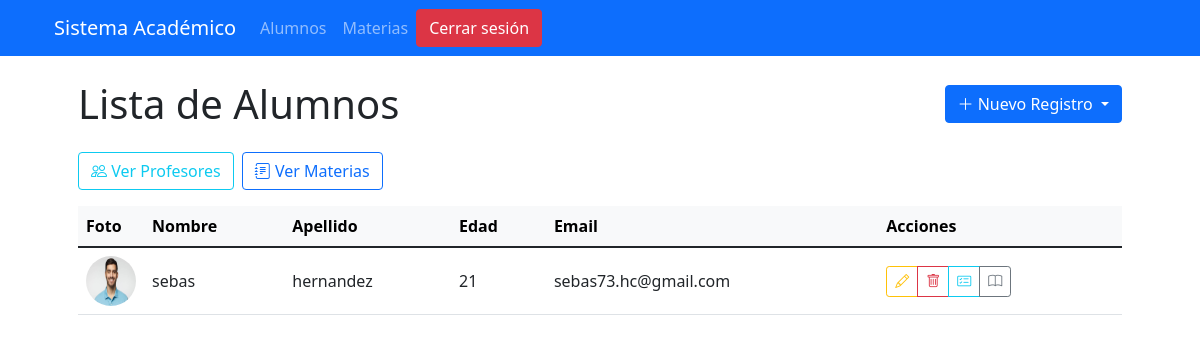
The app's page / (signed in), older data.
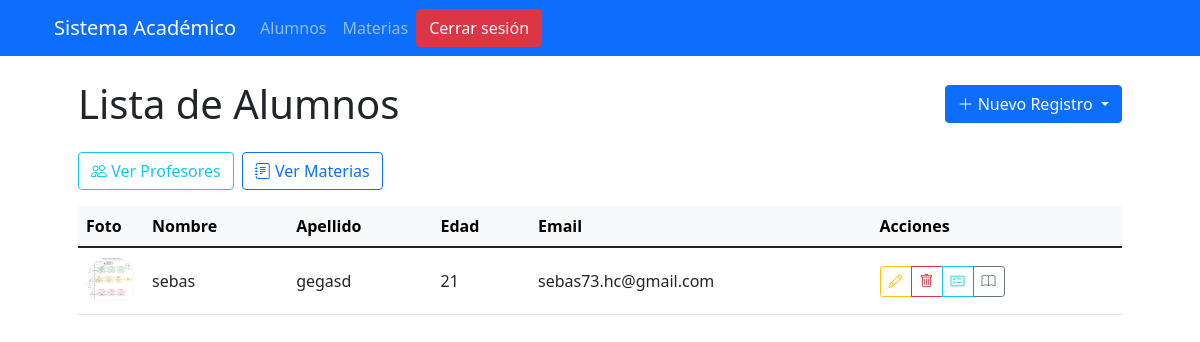
The same page, newer data.
### formulario/models.py (models this page shows, shortened)
class Alumno(models.Model):
    nombre = models.CharField(max_length=100)
    apellido = models.CharField(max_length=100)
    edad = models.PositiveIntegerField()
    direccion = models.TextField()
    email = models.EmailField(unique=True)
    telefono = models.CharField(max_length=15)
    fecha_inscripcion = models.DateField(auto_now_add=True)
    foto = models.ImageField(upload_to='estudiantes/', blank=True, null=True, verbose_name="Foto del alumno")
    matricula = models.CharField(max_length=20, unique=True, blank=True, null=True)
    class Meta:
        ordering = ['apellido', 'nombre']

### formulario/views.py (the view)
# urls.py: path('', views.lista_alumnos, name='lista_alumnos'),
@login_required
def lista_alumnos(request):
    query = request.GET.get('q')
    alumnos = Alumno.objects.all().order_by('apellido', 'nombre')
    if query:
        alumnos = alumnos.filter(
            Q(nombre__icontains=query) |
            Q(apellido__icontains=query) |
            Q(matricula__icontains=query)
        ).distinct()
    return render(request, 'alumnos/lista.html', {'alumnos': alumnos})

### formulario/templates/alumnos/lista.html (shortened to what this page needs)
{% extends 'base.html' %}
{% block content %}
<div class="container-fluid mt-3">
    <div class="d-flex justify-content-between align-items-center mb-4">
        <h1 class="mb-0">Lista de Alumnos</h1>
        <div class="dropdown">
            <button class="btn btn-primary dropdown-toggle" type="button" id="dropdownMenuButton" data-bs-toggle="dropdown" aria-expanded="false">
                <i class="bi bi-plus-lg"></i> Nuevo Registro
            </button>
        </div>
    </div>
    <div class="d-flex flex-wrap gap-2 mb-3">
        <a href="{% url 'formulario:lista_profesores' %}" class="btn btn-outline-info">
            <i class="bi bi-people"></i> Ver Profesores
        </a>
        <a href="{% url 'formulario:lista_materias' %}" class="btn btn-outline-primary">
            <i class="bi bi-journal-text"></i> Ver Materias
        </a>
    </div>
    <div class="table-responsive">
        <table class="table table-hover align-middle">
            <thead class="table-light">
                <tr>
                    <th style="width: 60px;">Foto</th>
                    <th>Nombre</th>
                    <th>Apellido</th>
                    <th>Edad</th>
                    <th>Email</th>
                    <th>Acciones</th>
                </tr>
            </thead>
            <tbody>
                {% for alumno in alumnos %}
                <tr>
                    <td>
                        {% if alumno.foto %}
                        <img src="{{ alumno.foto.url }}" alt="Foto de {{ alumno.nombre }}" class="rounded-circle" width="50" height="50">
                        {% else %}
                        <div class="bg-secondary text-white rounded-circle d-flex align-items-center justify-content-center" style="width: 50px; height: 50px;">
                            <i class="bi bi-person"></i>
                        </div>
                        {% endif %}
                    </td>
                    <td>{{ alumno.nombre }}</td>
                    <td>{{ alumno.apellido }}</td>
                    <td>{{ alumno.edad }}</td>
                    <td>{{ alumno.email }}</td>
                    <td>
                        <div class="btn-group btn-group-sm" role="group">
                            <a href="{% url 'formulario:editar_alumno' alumno.id %}" class="btn btn-outline-warning" title="Editar">
                                <i class="bi bi-pencil"></i>
                            </a>
                            <a href="{% url 'formulario:eliminar_alumno' alumno.id %}" class="btn btn-outline-danger" title="Eliminar">
                                <i class="bi bi-trash"></i>
                            </a>
                            <a href="{% url 'formulario:lista_notas_alumno' alumno.id %}" class="btn btn-outline-info" title="Notas">
                                <i class="bi bi-card-checklist"></i>
                            </a>
                            <a href="{% url 'formulario:asignar_materias' alumno.id %}" class="btn btn-outline-secondary" title="Materias">
                                <i class="bi bi-book"></i>
                            </a>
                        </div>
                    </td>
                </tr>
                {% endfor %}
            </tbody>
        </table>
    </div>
</div>
{% endblock %}
{% block extra_css %}
<link href="https://cdn.jsdelivr.net/npm/bootstrap-icons@1.8.0/font/bootstrap-icons.css" rel="stylesheet">
{% endblock %}

Row changes from the older to the newer data that the page shows:
changed Alumno "sebas": foto: a different picture; apellido "hernandez" → "gegasd"
